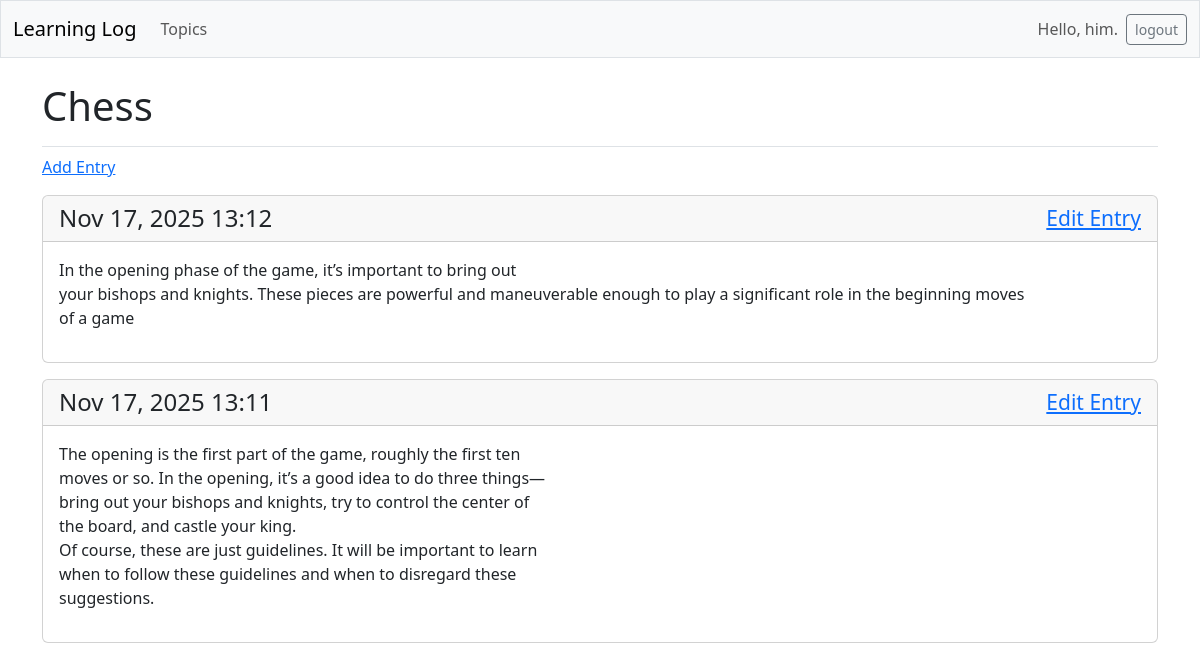
The page /topics/1/ (signed in) on the database its author committed.
### learning_logs/models.py (models this page shows, shortened)
class Topic(models.Model):
    text = models.CharField(max_length=200)
    date_added = models.DateTimeField(auto_now_add=True)
    Owner = models.ForeignKey(User, on_delete=models.CASCADE)

class Entry(models.Model):
    topic = models.ForeignKey(Topic, on_delete=models.CASCADE)
    text = models.TextField()
    date_added = models.DateTimeField(auto_now_add=True)
    class Meta:
        verbose_name_plural = 'Entries'

### learning_logs/views.py (the view)
# urls.py: path('topics/<int:topic_id>/', views.topic, name='topic'),
@login_required
def topic(request, topic_id):
    topic = Topic.objects.get(id=topic_id)
    check_owner(topic, request)
    entries = topic.entry_set.order_by('-date_added')
    context = {'topic': topic, 'entries': entries}
    return render(request, 'learning_logs/topic.html', context)

### learning_logs/views.py (called while the page is built)
def check_owner(topic, request):
    if topic.Owner != request.user:
        raise Http404

### learning_logs/templates/learning_logs/topic.html
{% extends 'learning_logs/base.html' %}
{% block page_header %}
<h1>{{ topic.text }}</h1>
{% endblock page_header %}
{% block content %}
<p><a href="{% url 'learning_logs:new_entry' topic.id %}">Add Entry</a></p>
    {% for entry in entries %}
<div class="card mb-3">
        <h4 class="card-header d-flex justify-content-between align-items-center">
            {{ entry.date_added|date:'M d, Y H:i' }}
            <small><a href="{% url 'learning_logs:edit_entry' entry.id %}">Edit Entry</a></small>
        </h4>
        <div class="card-body">{{ entry.text|linebreaks}}</div>
    </div>
    {% empty %}
     <p>there are no entries for this topic yet.</p>
    {% endfor %}
{% endblock content %}

### learning_logs/templates/learning_logs/base.html (shortened to what this page needs)
<!doctype html>
<html lang="en">
<head>
    {% load django_bootstrap5 %}
    {% bootstrap_css %}
</head>
<body>
 <nav class="navbar navbar-expand-md navbar-light bg-light mb-4 border">
 <div class="container-fluid">
 <a class="navbar-brand" href="{% url 'learning_logs:index' %}">
 Learning Log</a>
 <div class="collapse navbar-collapse" id="navbarCollapse">
     <ul class="navbar-nav me-auto mb-2 mb-md-0">
 <li class="nav-item">
 <a class="nav-link" href="{% url 'learning_logs:topics' %}">
 Topics</a></li>
 </ul>
 <ul class="navbar-nav ms-auto mb-2 mb-md-0">
     {% if user.is_authenticated %}
     <li class="nav-item"><span class="navbar-text me-2"> Hello, {{ user.username }}.</span></li>
     {% else %}
     <li class="nav-item"><a class="nav-link" href="{% url 'accounts:register' %}">Register</a></li>
     <li class="nav-item"><a class="nav-link" href="{% url 'accounts:login' %}">Login</a></li>
     {% endif %}
 </ul>
     {% if user.is_authenticated %}
       <form action="{% url 'accounts:logout' %}" method="post">
           <button name="submit" class='btn btn-outline-secondary btn-sm'>logout</button>
       </form>
     {% endif %}
 </div>
 </div>
 </nav>
<main class="container">
    <div class="pb-2 mb-2 border-bottom">
        {% block page_header %}{% endblock page_header %}
    </div>
    <div> {% block content %}{% endblock content %}</div>
</main>
</body>
</html>

### rows shown on the page
Topic: text "Chess"
Entry: date_added "Nov 17, 2025 13:12", text "In the opening phase of the game, it’s important to bring out your bishops and knights. These pieces are powerful and maneuverable enough to play a significant role in the beginning moves of a game"
Entry: date_added "Nov 17, 2025 13:11", text "The opening is the first part of the game, roughly the first ten moves or so. In the opening, it’s a good idea to do three things— bring out your bishops and knights, try to control the center of the board, and castle your king. Of course, these are just guidelines. It will be important to learn when to follow these guidelines and when to disregard these suggestions."

### other values the page prints
{{ user.username }} "him"
